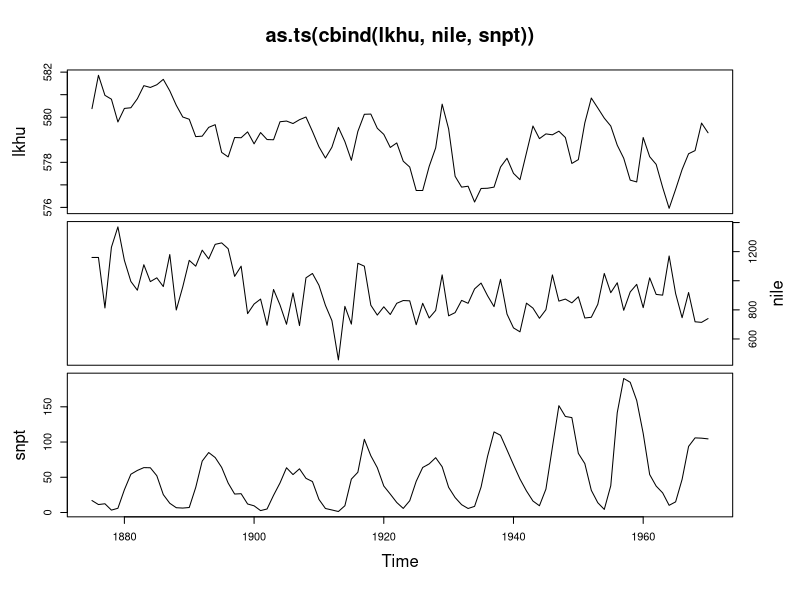

This figure's R source:
snpt = window( 
  sunspot.year,  
  start=1875, 
  end=1970, 
  freq=1 
)
nile =  window( 
  Nile,  
  start=1875, 
  end=1970, 
  freq=1 
)
lkhu = window( 
  LakeHuron, 
  start=1875, 
  end=1970, 
  freq=1 
)

plot( 
  as.ts( 
    cbind( 
      lkhu, 
      nile, 
      snpt 
    ) 
  ), 
  plot.type="multiple", 
  yax.flip=TRUE, 
  mar.multi=c( 0.3, 5.1, 0.3, 5.1 ) 
)
